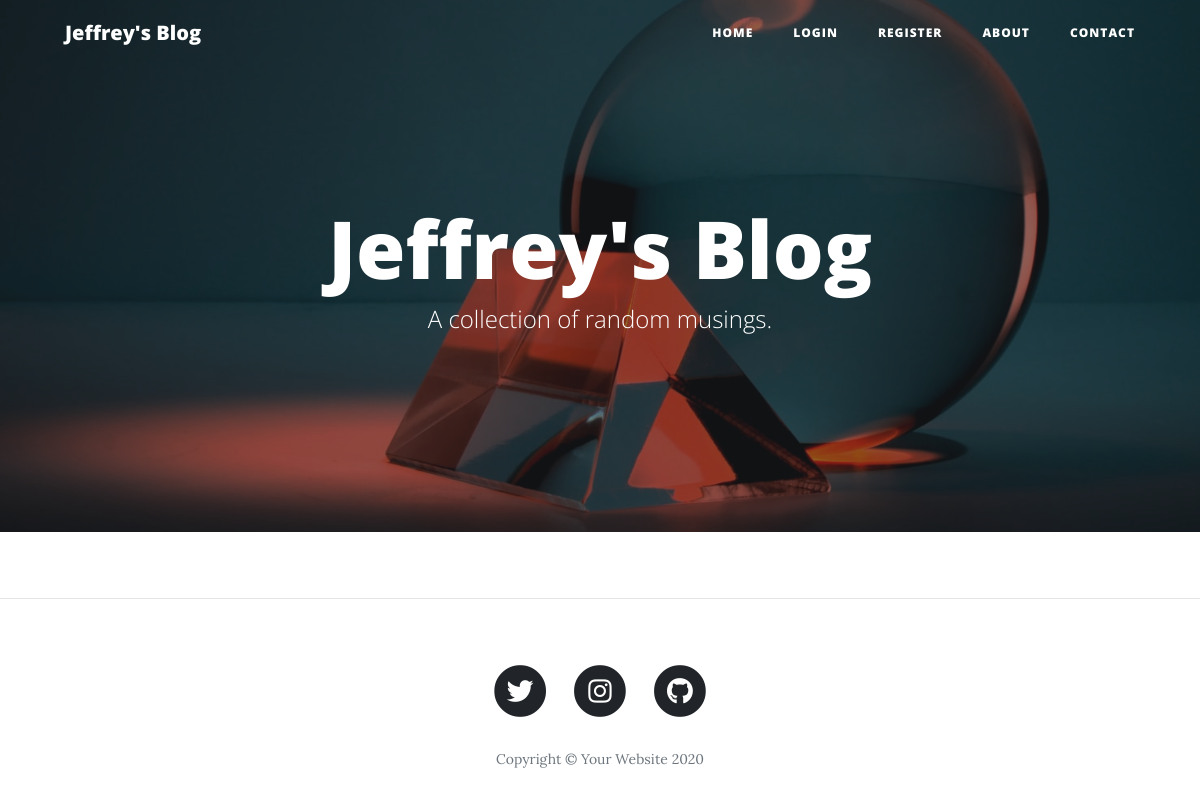
Before: / with the older database file.
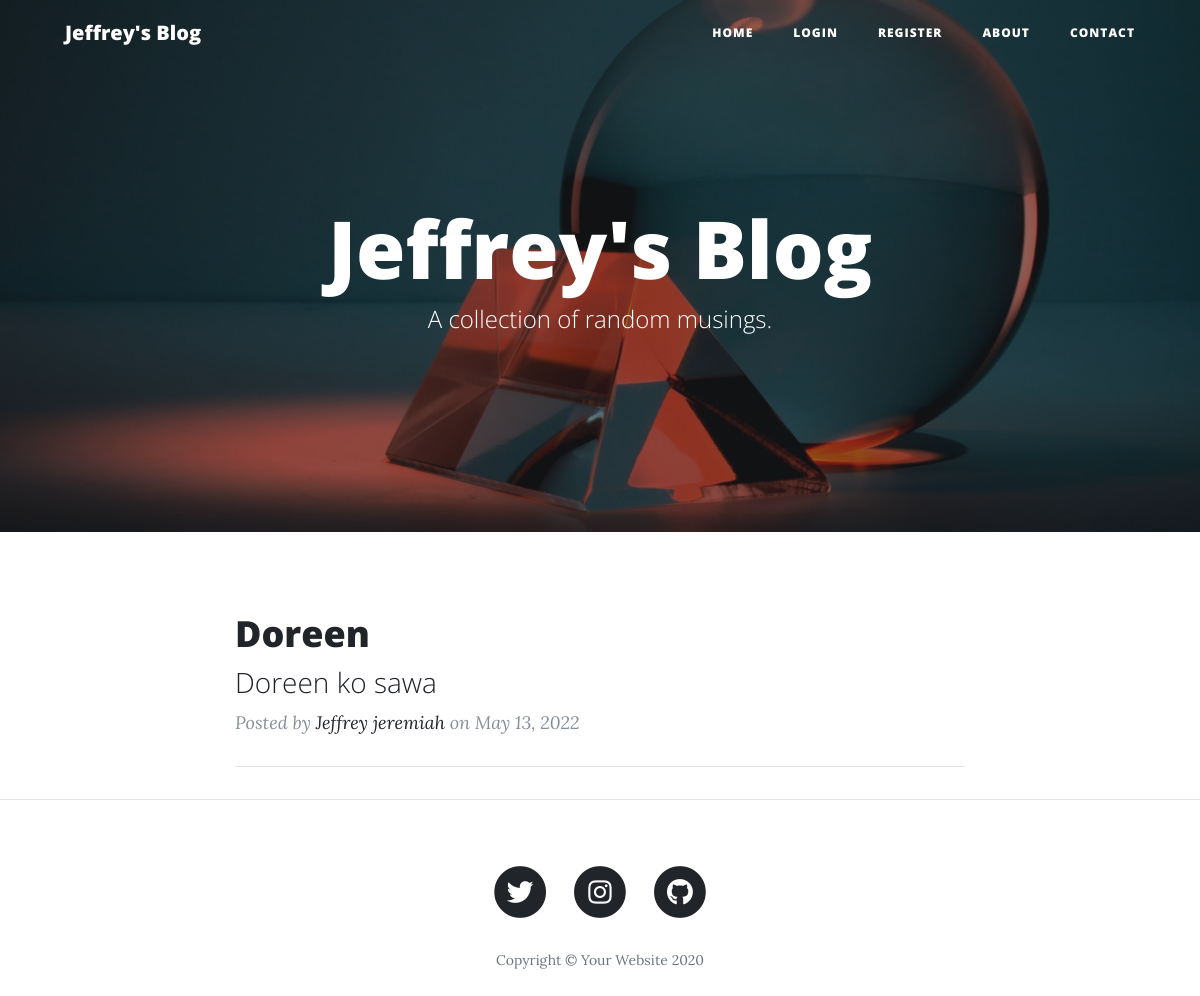
After: the same page with the newer database file.
### main.py (models this page shows)
class BlogPost(db.Model):
    __tablename__ = "blog_posts"
    id = db.Column(db.Integer, primary_key=True)
    author_id = db.Column(db.Integer, db.ForeignKey('users.id'))
    author = relationship("User", back_populates="posts")
    title = db.Column(db.String(250), unique=True, nullable=False)
    subtitle = db.Column(db.String(250), nullable=False)
    date = db.Column(db.String(250), nullable=False)
    body = db.Column(db.Text, nullable=False)
    img_url = db.Column(db.String(250), nullable=False)
    comments = relationship("Comment", back_populates="parent_post")

class User(UserMixin, db.Model):
    __tablename__ = "users"
    id = db.Column(db.Integer, primary_key=True)
    email = db.Column(db.String(250), unique=True)
    password = db.Column(db.String(250))
    name = db.Column(db.String(250))
    posts = relationship("BlogPost", back_populates="author")
    comments = relationship("Comment", back_populates="comment_author")

### main.py (the view)
@app.route('/')
def get_all_posts():
    posts = BlogPost.query.all()
    return render_template("index.html", all_posts=posts, current_user=current_user)

### templates/index.html (shortened to what this page needs)
{% include "header.html" %}
  <header class="masthead" style="background-image: url('static/img/smooth.jpeg')">
    <div class="overlay"></div>
    <div class="container">
      <div class="row">
        <div class="col-lg-8 col-md-10 mx-auto">
          <div class="site-heading">
            <h1>Jeffrey's Blog</h1>
            <span class="subheading">A collection of random musings.</span>
          </div>
        </div>
      </div>
    </div>
  </header>
  <div class="container">
    <div class="row">
      <div class="col-lg-8 col-md-10 mx-auto">
        {% for post in all_posts %}
        <div class="post-preview">
          <a href="{{ url_for('show_post', post_id=post.id) }}">
            <h2 class="post-title">
              {{post.title}}
            </h2>
            <h3 class="post-subtitle">
              {{post.subtitle}}
            </h3>
          </a>
          <p class="post-meta">Posted by
            <a href="#">{{ post.author.name }}</a>
            on {{post.date}}
          </p>
        </div>
        <hr>
        {% endfor %}
      </div>
    </div>
  </div>
  <hr>
{% include "footer.html" %}

Changed rows visible on the page:
added BlogPost: title "Doreen", subtitle "Doreen ko sawa", author.name "Jeffrey jeremiah", date "May 13, 2022"
